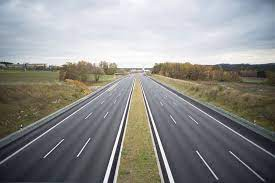
#> input picture Detect_road/data/lane.jpg, 275 x 183 px, given in place of Manhattan_Trim.mp4, which was not available
$ python Project_1_detect_road_video.py
#> lines starting #> are read from the running program, lines starting #| are printed output that depends on the picture; after the words box and inside, x2 and y2 are one past the last pixel; in counts of white or black regions, pixels touching at a corner belong together; pictures that were not available may be replaced by others from this repository, and a replacement may not be noted
#> further down, frame is the input picture: shape (183, 275, 3); mean B, G, R 139.9, 141.3, 141.9
import cv2
import numpy as np
import matplotlib.pylab as plt
import os
# detect road in video


def region_of_interest(img, vertices):
    mask = np.zeros_like(img)
    # channel_count = img.shape[2]
    # match_mask_color = (255,) * channel_count
    match_mask_color = 255
    cv2.fillPoly(mask, vertices, match_mask_color) # vẽ da giác trắng (các đỉnh dc xác định bởi vertices)
    masked_image = cv2.bitwise_and(img, mask)  # giữ lại các pixel trong vùng trung tâm
    return masked_image

# [11 lines of commented-out code are left out]

def draw_the_lines(img, vertices):
    for line in vertices:
        x1, y1, x2, y2 = line[0]
        cv2.line(img, (x1, y1), (x2, y2), (0, 255, 0), 3)

    return img

def process(img):
    height = img.shape[0]
#> height = 183
    width = img.shape[1]
#> width = 275

    # danh sách các đinh quan tâm
    region_of_interest_vertices = [
        (0, height),
        (width/2, height/2),
        (width, height)
    ]
#> region_of_interest_vertices = [(0, 183), (137.5, 91.5), (275, 183)]

    gray_img = cv2.cvtColor(img, cv2.COLOR_BGR2GRAY)
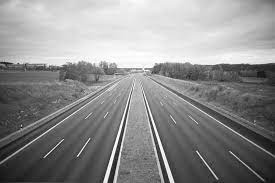
#> gray_img: shape (183, 275); min 1, max 255, mean 141.3
    gray_img = cv2.dilate(gray_img, kernel= np.ones((3, 3), np.uint8))
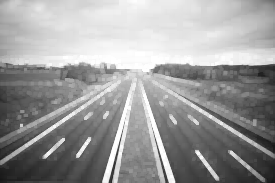
#> gray_img: shape (183, 275); min 22, max 255, mean 155.7

    canny_img = cv2.Canny(gray_img, 60, 250)
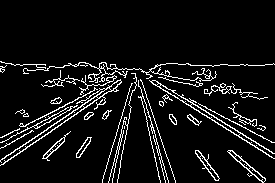
#> canny_img: shape (183, 275); 7.9% white in thin lines or dots, all inside (x1, y1, x2, y2) = (0, 61, 275, 183)
    cropped_img = region_of_interest(canny_img,
                                     np.array([region_of_interest_vertices], np.int32))
#> in region_of_interest, `cv2.fillPoly(mask, vertices, match_mask_color)`:
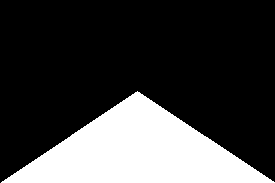
#> mask: shape (183, 275); 25.2% white; 1 white region, box (x1, y1, x2, y2) and area: (1, 91, 275, 183) 12695
#> in region_of_interest, `masked_image = cv2.bitwise_and(img, mask)`:
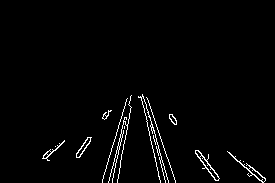
#> masked_image: shape (183, 275); 2.1% white in thin lines or dots, all inside (x1, y1, x2, y2) = (42, 94, 266, 183)


    lines = cv2.HoughLinesP(cropped_img, 1, np.pi/180,
                            160, np.array([]),
                            40, 20)
#> lines = None
    img_with_lines = draw_the_lines(img, lines)
    return img_with_lines

df = "D:\\CODE\\DEEP_LEARNING__COMPUTER_VISION\\Computer_vision\OpenCV4\\Project\\Detect_road\\data"
# cap = cv2.VideoCapture(df + "\\lane_vid2.mp4")
cap = cv2.VideoCapture(df + "\\Manhattan_Trim.mp4")

frame_width = int(cap.get(cv2.CAP_PROP_FRAME_WIDTH))
frame_height = int(cap.get(cv2.CAP_PROP_FRAME_HEIGHT))

fourcc = cv2.VideoWriter_fourcc(*"XVID")
saved_frame = cv2.VideoWriter("Manhattan_detection.avi", fourcc, 30.0, (frame_width, frame_height))


while cap.isOpened():
    ret, frame = cap.read()
#> (the run stopped early here; a loop or call above may not have finished)
